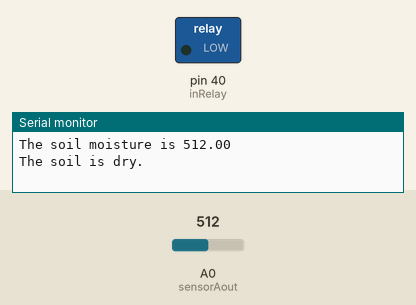
This sketch was run on a simulated Arduino Mega 2560, built with avr-gcc and run on an emulated ATmega2560. Shown: switched loads named in the sketch (green lamp = pin HIGH), the last lines printed to the serial monitor. The inputs (shaded band) are chosen by the test bench; at power-on: A0 (sensorAout) = 512.

Above: at 1.7 s.
1.8 s: A0 (sensorAout) set to 289
12.7 s: A0 (sensorAout) set to 257
At 23.1 s:
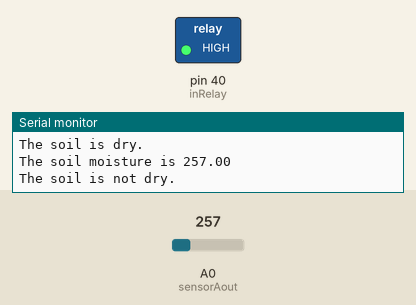
24.0 s: A0 (sensorAout) set to 284
At 28.1 s:
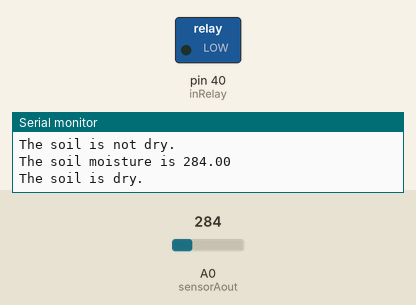
32.2 s: A0 (sensorAout) set to 264
At 38.9 s:
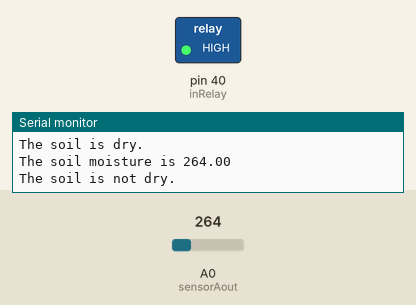
Timing chart, 0 to 40.4 s (numbered marks = the images above; inputs shaded):
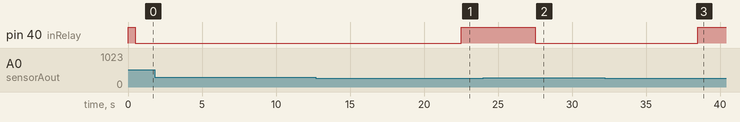

Measured:
- the behaviour switches between 275 and 274 on A0 (sensorAout) (found by bisection; images 0 and 1)
- after the input at 12.7 s, pin 40 (inRelay): LOW → HIGH after 9.8 s
- after the input at 24.0 s, pin 40 (inRelay): HIGH → LOW after 3.5 s
- after the input at 32.2 s, pin 40 (inRelay): LOW → HIGH after 6.3 s

The sketch:

My_automatic_water_system.ino
```cpp
int inRelay = 40;

int sensorAout = A0;

float sensor1Value;

int delayT1 = 500;
int delayT2 = 5000;


void setup() {
 Serial.begin(9600);

 pinMode(inRelay, OUTPUT);
 pinMode(sensorAout, INPUT);


 digitalWrite(inRelay, HIGH);
 delay(delayT1);

 // min 211.0
 // max 520.0
 // With a few drops 422.0, 423.0

}

void loop() {

   Serial.print("The soil moisture is ");
   sensor1Value = analogRead(sensorAout);
   Serial.println(sensor1Value);

   if(sensor1Value > 274){
    digitalWrite(inRelay, LOW);
    Serial.println("The soil is dry.");
    delay(6000);
  } else {
    digitalWrite(inRelay, HIGH);
    Serial.println("The soil is not dry.");
  }

  delay(delayT2);

}
```
